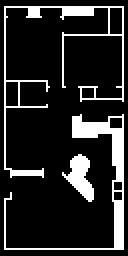
#> input picture reference/anglerv1root/anglerdroid/data/maps/world/world_fixed.png, 64 x 128 px (shown 2 times larger)
$ python -i poses.py   (imports and definitions only)
#> lines starting #> are read from the running program, lines starting #| are printed output that depends on the picture; after the words box and inside, x2 and y2 are one past the last pixel; in counts of white or black regions, pixels touching at a corner belong together
#> further down, picture is the input picture: shape (128, 64, 3); 15.5% white; 3 white regions, box (x1, y1, x2, y2) and area: (2, 57, 62, 125) 557, (2, 3, 62, 89) 522, (31, 77, 47, 101) 192
"""Camera poses of real pilot looks in the casita frame, for photoreal-sim comparison (tools/realsim).

Chain (all in the resolved world frame of src/world_params.py, see tools/casita_fit/camgeo.py):
  * anchor = the mast-camera fit 'b_zfix' of the parked 12:13 frame (casita_fit, camera z fixed 0.99115):
    the robot had not been moved since, and the 21:16 'pre' look shows the same view (checked by edge score below);
  * base_link pose of the anchor = camera xy minus the twin mast offset (0.0291 m forward), heading = camera yaw;
  * later looks = anchor (+) the wheel/IMU odometry the look recorded (odometry resets at stack restarts are
    chained by the caller: segments list which look starts a new odometry origin);
  * optional refinement: model-edge registration (dx, dy, dyaw of the base, mount pitch/roll fixed), scored by the
    truncated chamfer distance of rendered model edges (depth/normal discontinuities, raycast) to the real frame's
    long LSD line segments (default; architecture-dominated) or Canny edges.  Groups of in-place-turn looks share one
    position (local_pose.py joint fit), each look's heading is then refined alone (final_poses.py).  Reported before/after so the refinement is visible, never silent.
Mount (twin_geometry soft_v3_2): mast rgb (0.0291, 0, 0.8905) above the axle, height 0.99115; rs2_color
(-0.130066, 0.015, 0.382213), height 0.482863, pitch 27 deg down.
"""
import json, math, os, sys
import numpy as np, cv2
HERE = os.path.dirname(os.path.abspath(__file__)); REPO = os.path.dirname(os.path.dirname(HERE))
sys.path.insert(0, os.path.join(REPO, "tools", "casita_fit")); sys.path.insert(0, os.path.join(REPO, "src"))
import camgeo  # noqa: E402

ANCHOR = dict(x=3.8006249153953555, y=1.393381162892552, z=0.99115, yaw=1.6706337464446281, pitch=0.027961467909011526,
              roll=-0.05430334296121204, f=505.90498860925373, k1=-0.028701410450345806, k2=0.0, cx=799.5, cy=599.5)  # @1600x1200
MAST_FWD = 0.0291
RS2 = dict(fwd=-0.130066, left=0.015, z=0.482863, pitch=math.radians(27.0), fy_640=240.0 / math.tan(math.radians(21.0)))


def compose(a, d):
    x, y, t = a; dx, dy, dt = d
    return (x + dx * math.cos(t) - dy * math.sin(t), y + dx * math.sin(t) + dy * math.cos(t), t + dt)


def anchor_base():
    a = ANCHOR; return (a["x"] - MAST_FWD * math.cos(a["yaw"]), a["y"] - MAST_FWD * math.sin(a["yaw"]), a["yaw"])


# [25 lines left out: functions mast_cam, rs2_cam, model_edges, not called in this run]


def real_dt(img, mode="lsd", min_len=40):
    """distance transform to the real frame's edges: 'lsd' = long straight segments only (architecture-dominated;
    clutter edges are mostly short), 'canny' = all edges."""
#> called with mode = 'lsd', min_len = 40
    g = cv2.cvtColor(img, cv2.COLOR_BGR2GRAY)
    if mode == "canny":
        E = cv2.Canny(cv2.GaussianBlur(g, (0, 0), 1.2), 40, 100)
    else:
        L = cv2.createLineSegmentDetector(cv2.LSD_REFINE_STD).detect(g)[0]; E = np.zeros_like(g)
#> after `L = cv2.createLineSegmentDetector(cv2.LSD_REFINE_STD).detect(g)[0]`: L = 50 rows, first 6: [20.63, 84.16, 4.37, 84.16], [1.87, 124.9, 60.62, 124.7], [35.34, 58.12, 35.42, 66.88], [53.13, 60.54, 41.88, 60.51], [36.87, 68.35, 46.88, 68.34], [55.55, 66.86, 55.34, 81.89]
        if L is not None:
            for x0, y0, x1, y1 in L.reshape(-1, 4):
                if np.hypot(x1 - x0, y1 - y0) >= min_len: cv2.line(E, (int(x0), int(y0)), (int(x1), int(y1)), 255, 1)
#> this loop made 50 passes
#> (x0, y0, x1, y1) on passes 1 to 12: (20.63, 84.16, 4.37, 84.16), (1.87, 124.9, 60.62, 124.7), (35.34, 58.12, 35.42, 66.88), (53.13, 60.54, 41.88, 60.51), (36.87, 68.35, 46.88, 68.34), (55.55, 66.86, 55.34, 81.89), (13.13, 8.52, 19.38, 8.55), (60.63, 63.3, 55.6, 63.45), (47.5, 94.91, 41.27, 87.58), (41.28, 87.36, 44.82, 82.54), (30.33, 87.15, 44.25, 100.7), (39.18, 75.78, 33.58, 79.98)
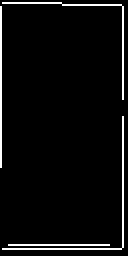
#> E: shape (128, 64) (shown 2 times larger); 4.5% white in thin lines or dots
    return cv2.distanceTransform(255 - E, cv2.DIST_L2, 3)
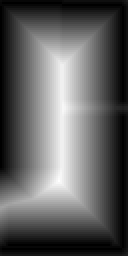
#> returned value: shape (128, 64) float32 (shown 2 times larger); min 0, max 30.56, mean 11.5; drawn with min black and max white


# [14 lines left out: functions edge_points, score_pts, not called in this run]


def score(mesh, base, DT, kind="mast"):
    p = mast_cam(base) if kind == "mast" else rs2_cam(base)
    return score_pts(edge_points(mesh, p), base, DT, kind)


# [21 lines left out: functions refine, overlay, not called in this run]

>>> import cv2
>>> picture = cv2.imread('../../reference/anglerv1root/anglerdroid/data/maps/world/world_fixed.png')
>>> result = real_dt(picture)
